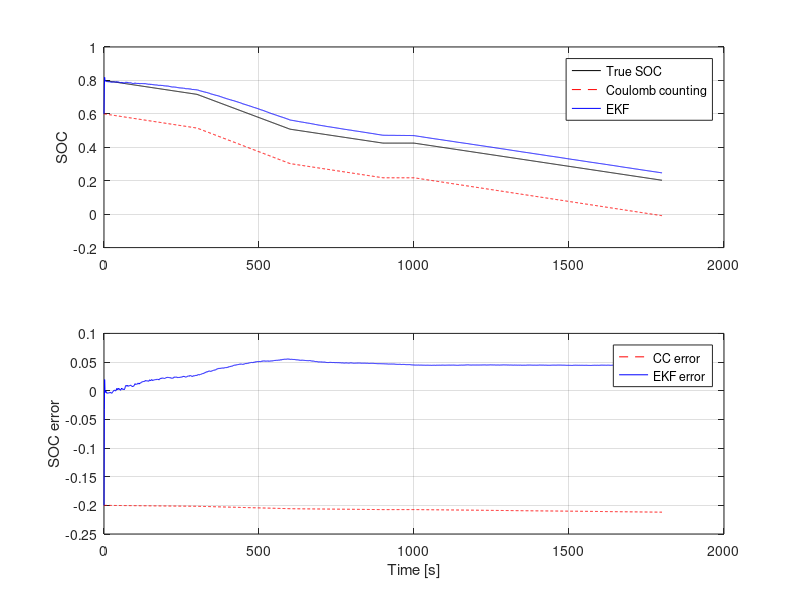

MATLAB code to generate this figure:
clear; clc; close all; rng(1);

%% 1. TRUE BATTERY (same as step 1, this is the "real world")
dt = 1; t = 0:dt:1800; N = length(t);
I = 60*ones(1,N); I(301:600) = 150; I(901:1000) = 0;

Q = 60*3600; eta = 1;
R0 = 0.002; R1 = 0.001; C1 = 20000; tau = R1*C1;

soc_tbl = [0 0.1 0.2 0.5 0.8 0.9 1.0];
ocv_tbl = [2.8 3.20 3.28 3.30 3.33 3.38 3.45];
OCV = @(s) interp1(soc_tbl, ocv_tbl, s, 'linear', 'extrap');

soc = zeros(1,N); U1 = zeros(1,N); Vt = zeros(1,N);
soc(1) = 0.8;
for k = 1:N-1
    Vt(k)    = OCV(soc(k)) - I(k)*R0 - U1(k);
    soc(k+1) = soc(k) - eta*dt/Q*I(k);
    U1(k+1)  = exp(-dt/tau)*U1(k) + R1*(1-exp(-dt/tau))*I(k);
end
Vt(N) = OCV(soc(N)) - I(N)*R0 - U1(N);

%% 2. SENSORS (what the BMS actually sees)
Vm = Vt + 0.005*randn(1,N);          % voltage sensor: 5 mV noise
Im = 1.02*I + 0.5*randn(1,N);        % current sensor: +2% bias, 0.5 A noise

%% 3. EKF SETUP
x  = [0.6; 0];                       % initial guess: SOC = 0.8 (truth is 1.0!)
P  = diag([0.05, 1e-4]);             % initial uncertainty
Qn = diag([1e-9, 1e-7]);             % model noise (distrust of model)
Rn = 0.005^2;                        % sensor noise (distrust of voltage sensor)

A = [1 0; 0 exp(-dt/tau)];
B = [-eta*dt/Q; R1*(1-exp(-dt/tau))];

soc_ekf = zeros(1,N); soc_cc = zeros(1,N);
soc_ekf(1) = x(1);  soc_cc(1) = 0.6; % Coulomb counting gets the same wrong start

%% 4. EKF LOOP
for k = 2:N
    % --- PREDICT ---
    x = A*x + B*Im(k-1);
    P = A*P*A' + Qn;
    soc_cc(k) = soc_cc(k-1) - eta*dt/Q*Im(k-1);   % plain Coulomb counting

    % --- CORRECT ---
    ds   = 1e-3;
    dOCV = (OCV(x(1)+ds) - OCV(x(1)-ds)) / (2*ds); % slope of OCV curve
    H    = [dOCV, -1];
    Vt_pred = OCV(x(1)) - Im(k)*R0 - x(2);
    innov   = Vm(k) - Vt_pred;

    S = H*P*H' + Rn;
    K = P*H'/S;
    x = x + K*innov;
    x(1) = min(max(x(1), 0), 1);                   % keep SOC between 0 and 1
    P = (eye(2) - K*H)*P;

    soc_ekf(k) = x(1);
end

%% 5. RESULTS
rmse_ekf = sqrt(mean((soc_ekf - soc).^2));
rmse_cc  = sqrt(mean((soc_cc  - soc).^2));
fprintf('RMSE  EKF: %.4f   Coulomb counting: %.4f\n', rmse_ekf, rmse_cc);

figure;
subplot(2,1,1);
plot(t, soc, 'k', t, soc_cc, 'r--', t, soc_ekf, 'b'); grid on;
legend('True SOC','Coulomb counting','EKF'); ylabel('SOC');
subplot(2,1,2);
plot(t, soc_cc - soc, 'r--', t, soc_ekf - soc, 'b'); grid on;
legend('CC error','EKF error'); ylabel('SOC error'); xlabel('Time [s]');
